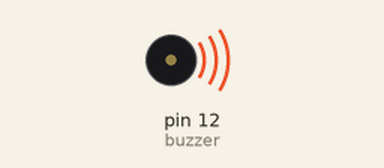
Simulated run of this sketch. Board: Arduino Uno, built with avr-gcc and run on an emulated ATmega328P. On the bench: buzzer (waves = sounding).

Above: at 0.1 s.
At 27.7 s:
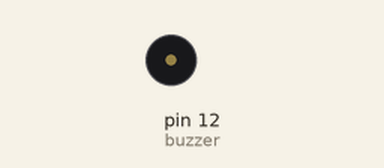
Timing chart, 0 to 29.2 s (numbered marks = the images above):
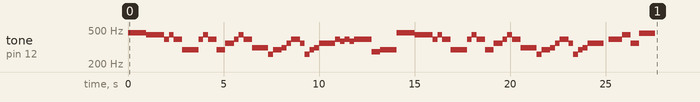

Measured:
- by itself, tone on pin 12 (buzzer): plays 466 Hz for 0.95 s, 440 Hz for 0.95 s, 392 Hz for 0.25 s, 440 Hz for 0.25 s, 392 Hz for 0.45 s, 293 Hz for 0.85 s … (61 notes in this stretch)

The sketch:

EECE_Project.ino
```cpp
int buzzer = 12; //buzzer is in pin 11

void setup()
{
    pinMode(buzzer,OUTPUT); //make the buzzer work
}

void loop() {


  tone(buzzer, 466); //Bb
  delay(250);
  noTone(buzzer);

   tone(buzzer, 466);
  delay(250);
  noTone(buzzer);

  tone(buzzer, 466);
  delay(450);
  noTone(buzzer);

  tone(buzzer, 440); //A
  delay(250);
  noTone(buzzer);

   tone(buzzer, 440);
  delay(250);
  noTone(buzzer);

  tone(buzzer, 440);
  delay(450);
  noTone(buzzer);


  tone(buzzer, 392); //G
  delay(250);
  noTone(buzzer);

  tone(buzzer, 440); //A
  delay(250);
  noTone(buzzer);

  tone(buzzer, 392); //G
  delay(450);
  noTone(buzzer);

  tone(buzzer, 293); //D
  delay(850);
  noTone(buzzer);


  tone(buzzer, 392); //G
  delay(250);
  noTone(buzzer);

  tone(buzzer, 440); //A
  delay(250);
  noTone(buzzer);

  tone(buzzer, 392); //G
  delay(450);
  noTone(buzzer);

  tone(buzzer, 293); //D
  delay(450);
  noTone(buzzer);

  tone(buzzer, 349); //F
  delay(450);
  noTone(buzzer);


   tone(buzzer, 392); //G
  delay(250);
  noTone(buzzer);

  tone(buzzer, 440); //A
  delay(250);
  noTone(buzzer);

   tone(buzzer, 392); //G
  delay(450);
  noTone(buzzer);

  tone(buzzer, 311); //Eb
  delay(850);
  noTone(buzzer);


   tone(buzzer, 261); //C
  delay(250);
  noTone(buzzer);

  tone(buzzer, 293); //D
  delay(450);
  noTone(buzzer);

  tone(buzzer, 311); //Eb
  delay(250);
  noTone(buzzer);

  tone(buzzer, 349); //F
  delay(250);
  noTone(buzzer);

   tone(buzzer, 392); //G
  delay(450);
  noTone(buzzer);

  tone(buzzer, 349); //F
  delay(250);
  noTone(buzzer);


  tone(buzzer, 261); //C
  delay(250);
  noTone(buzzer);

  tone(buzzer, 293); //D
  delay(250);
  noTone(buzzer);

  tone(buzzer, 311); //Eb --
  delay(250);
  noTone(buzzer);

   tone(buzzer, 349); //F
  delay(850);
  noTone(buzzer);


  tone(buzzer, 392); //G
  delay(250);
  noTone(buzzer);

  tone(buzzer, 369); //F#
  delay(250);
  noTone(buzzer);

  tone(buzzer, 392); //G
  delay(250);
  noTone(buzzer);

  tone(buzzer, 369); //F#
  delay(250);
  noTone(buzzer);

  tone(buzzer, 392); //G
  delay(450);
  noTone(buzzer);


  tone(buzzer, 392); //G
  delay(450);
  noTone(buzzer);

    tone(buzzer, 277); //Db
  delay(450);
  noTone(buzzer);

  tone(buzzer, 293); //D
  delay(850);
  noTone(buzzer);


  tone(buzzer, 466); //Bb
  delay(250);
  noTone(buzzer);

tone(buzzer, 466); //Bb
  delay(250);
  noTone(buzzer);

  tone(buzzer, 466); //Bb
  delay(450);
  noTone(buzzer);

  tone(buzzer, 440); //A
  delay(250);
  noTone(buzzer);

    tone(buzzer, 440); //A
  delay(250);
  noTone(buzzer);

  tone(buzzer, 440); //A
  delay(450);
  noTone(buzzer);


  tone(buzzer, 392); //G
  delay(250);
  noTone(buzzer);

    tone(buzzer, 440); //A
  delay(250);
  noTone(buzzer);

  tone(buzzer, 392); //G
  delay(450);
  noTone(buzzer);

  tone(buzzer, 293); //D
  delay(850);
  noTone(buzzer);


    tone(buzzer, 392); //G
  delay(250);
  noTone(buzzer);

  tone(buzzer, 440); //A
  delay(250);
  noTone(buzzer);

  tone(buzzer, 392); //G
  delay(450);
  noTone(buzzer);

    tone(buzzer, 293); //D
  delay(450);
  noTone(buzzer);

  tone(buzzer, 349); //F
  delay(450);
  noTone(buzzer);


  tone(buzzer, 392); //G
  delay(250);
  noTone(buzzer);

    tone(buzzer, 440); //A
  delay(250);
  noTone(buzzer);

  tone(buzzer, 392); //G
  delay(450);
  noTone(buzzer);

  tone(buzzer, 311); //Eb
  delay(850);
  noTone(buzzer);


  tone(buzzer, 261); //C
  delay(250);
  noTone(buzzer);

  tone(buzzer, 293); //D
  delay(450);
  noTone(buzzer);

  tone(buzzer, 311); //Eb
  delay(250);
  noTone(buzzer);

    tone(buzzer, 349); //F
  delay(250);
  noTone(buzzer);

  tone(buzzer, 392); //G
  delay(450);
  noTone(buzzer);

  tone(buzzer, 349); //F
  delay(250);
  noTone(buzzer);


   tone(buzzer, 261); //C
  delay(250);
  noTone(buzzer);

  tone(buzzer, 293); //D
  delay(250);
  noTone(buzzer);

  tone(buzzer, 311); //Eb --
  delay(250);
  noTone(buzzer);

    tone(buzzer, 349); //F
  delay(850);
  noTone(buzzer);


 //Rest
  delay(250);
  noTone(buzzer);

  tone(buzzer, 392); //G
  delay(450);
  noTone(buzzer);

  tone(buzzer, 392); //G
  delay(250);
  noTone(buzzer);

  tone(buzzer, 440); //A
  delay(450);
  noTone(buzzer);

  tone(buzzer, 349); //F
  delay(450);
  noTone(buzzer);

  tone(buzzer, 456); //Bb
  delay(850);
  noTone(buzzer);

  delay(10000000000);

}
```
